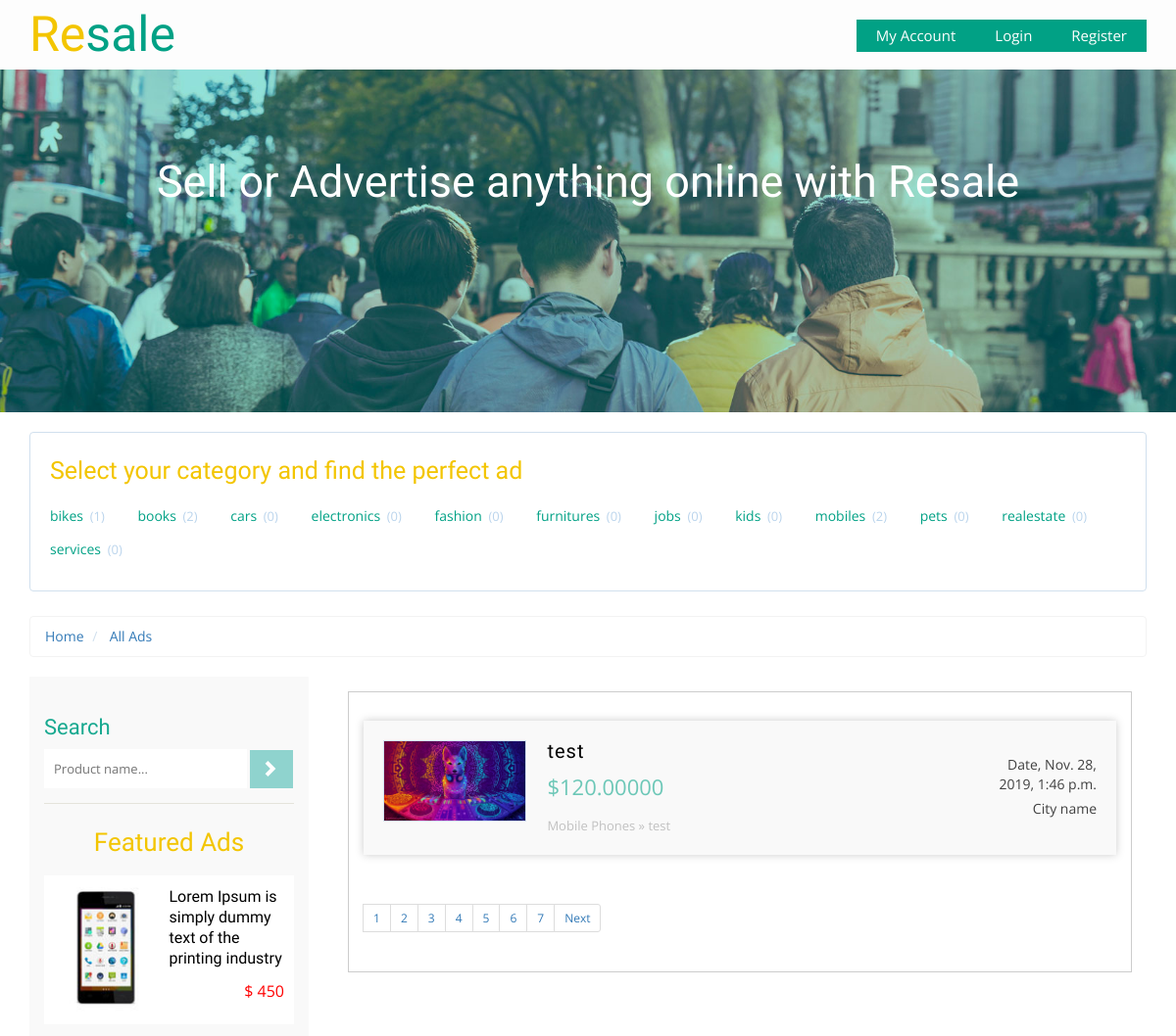
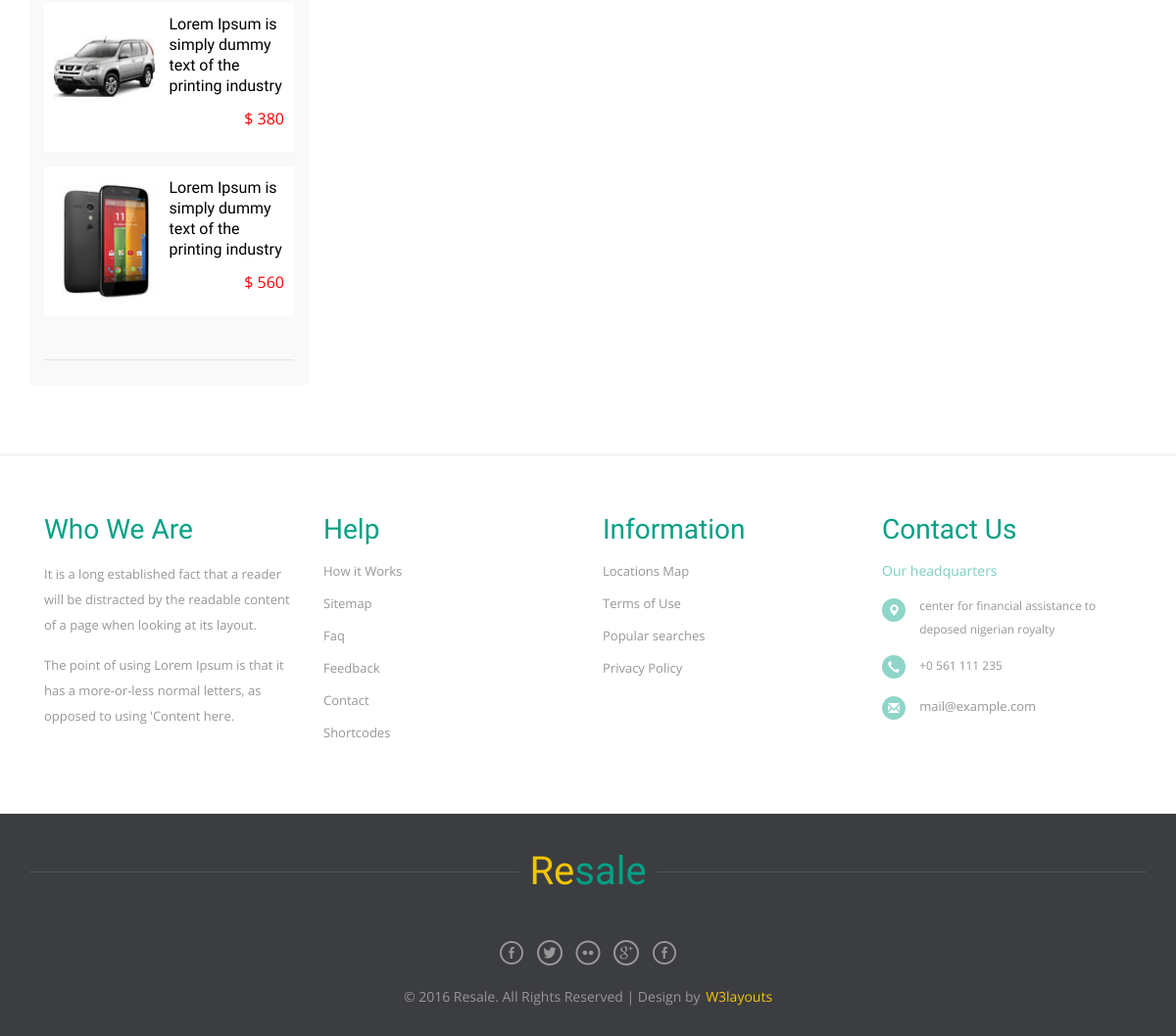
The app's page /product/ with its own data (2 pictures, top to bottom).
### product/models.py (models this page shows, shortened)
class Category(models.Model):
    category_name = models.CharField(max_length=50)
    image = models.ImageField(upload_to='category/' , blank=True , null=True)
    slug = models.SlugField(blank=True  , null=True)
    class Meta:
        verbose_name = 'category'
        verbose_name_plural = 'categories'
    def __str__(self):
        return self.category_name

class Product(models.Model):
    CONDITION_TYPE = (
        ("New" , "New") ,
        ("Used" , "Used")
    )
    name = models.CharField(max_length=100)
    owner = models.ForeignKey(User , on_delete=models.CASCADE)
    description = models.TextField(max_length=500)
    condition = models.CharField(max_length=100 , choices=CONDITION_TYPE)
    category = models.ForeignKey('Category' , on_delete=models.SET_NULL , null=True)
    brand = models.ForeignKey('Brand' , on_delete=models.SET_NULL , null=True)
    price = models.DecimalField(max_digits=10,decimal_places=5)
    image = models.ImageField(upload_to='main_product/' , blank=True , null=True)
    created = models.DateTimeField(default=timezone.now)
    slug = models.SlugField(blank=True  , null=True)

class Brand(models.Model):
    brand_name = models.CharField(max_length=50)
    class Meta:
        verbose_name = 'brand'
        verbose_name_plural = 'brands'
    def __str__(self):
        return self.brand_name

### product/views.py (the view, shortened to what this page needs)
# urls.py: path('' , views.productlist , name='product_list') ,
def productlist(request , category_slug=None):
    category = None
    productlist = Product.objects.all()
    categorylist = Category.objects.annotate(total_products=Count('product'))
    if category_slug :
        category = get_object_or_404(Category ,slug=category_slug)
        productlist = productlist.filter(category=category)
    search_query = request.GET.get('q')
    paginator = Paginator(productlist, 1) # Show 25 contacts per page
    page = request.GET.get('page')
    productlist = paginator.get_page(page)
    template = 'product/product_list.html'
    context = {'product_list' : productlist , 'category_list' : categorylist ,'category' : category }
    return render(request , template , context)

### templates/product/product_list.html (shortened to what this page needs)
{% extends 'base.html' %}
{% block body %}
<div class="total-ads main-grid-border">
	<div class="container">
		<br>
		<div class="all-categories">
			<h3> Select your category and find the perfect ad</h3>
			<ul class="all-cat-list">
				{% for category in category_list %}
				<li><a href="{% url 'category_page' category %}">{{category}} <span
							class="num-of-ads">({{category.total_products}})</span></a></li>
				{% endfor %}
			</ul>
		</div>
		<ol class="breadcrumb" style="margin-bottom: 5px;">
			<li><a href="/">Home</a></li>
			<li class="active"> <a href="{% url 'products:product_list' %}"> All Ads </a></li>
		</ol>
		<div class="ads-grid">
			<div class="side-bar col-md-3">
				<div class="search-hotel">
					<h3 class="sear-head">Search</h3>
					<form method="GET" action="{% url 'products:product_list' %}">
						<input type="text" placeholder="Product name..." name="q" required="">
						<input type="submit" value=" ">
					</form>
				</div>
				<div class="featured-ads">
					<h2 class="sear-head fer">Featured Ads</h2>
					<div class="featured-ad">
						<a href="single.html">
							<div class="featured-ad-left">
								<img src="images/f1.jpg" title="ad image" alt="" />
							</div>
							<div class="featured-ad-right">
								<h4>Lorem Ipsum is simply dummy text of the printing industry</h4>
								<p>$ 450</p>
							</div>
							<div class="clearfix"></div>
						</a>
					</div>
					<div class="featured-ad">
						<a href="single.html">
							<div class="featured-ad-left">
								<img src="images/f2.jpg" title="ad image" alt="" />
							</div>
							<div class="featured-ad-right">
								<h4>Lorem Ipsum is simply dummy text of the printing industry</h4>
								<p>$ 380</p>
							</div>
							<div class="clearfix"></div>
						</a>
					</div>
					<div class="featured-ad">
						<a href="single.html">
							<div class="featured-ad-left">
								<img src="images/f3.jpg" title="ad image" alt="" />
							</div>
							<div class="featured-ad-right">
								<h4>Lorem Ipsum is simply dummy text of the printing industry</h4>
								<p>$ 560</p>
							</div>
							<div class="clearfix"></div>
						</a>
					</div>
				</div>
			</div>
			<div class="ads-display col-md-9">
				<div class="wrapper">
					<div class="bs-example bs-example-tabs" role="tabpanel" data-example-id="togglable-tabs">
						<div id="myTabContent" class="tab-content">
							<div role="tabpanel" class="tab-pane fade in active" id="home" aria-labelledby="home-tab">
								<div>
									<div id="container">
										<ul class="list">
											{% for product in product_list %}
											<a href="{% url 'products:product_detail' product.slug %}">
												<li>
													<img src="{{product.image.url}}" title="" alt="" />
													<section class="list-left">
														<h5 class="title">{{product.name}}</h5>
														<span class="adprice">${{product.price}}</span>
														<p class="catpath">Mobile Phones » {{product.brand}}</p>
													</section>
													<section class="list-right">
														<span class="date">Date, {{product.created}}</span>
														<span class="cityname">City name</span>
													</section>
													<div class="clearfix"></div>
												</li>
											</a>
											{% endfor %}
										</ul>
									</div>
								</div>
							</div>
							{% if product_list.has_other_pages %}
							<ul class="pagination pagination-sm">
								{% for pages in product_list.paginator.page_range %}
								{% if product_list.number == pages %}
								<li><a href="#">{{pages}}</a></li>
								{% else %}
								<li><a href="?page={{pages}}">{{pages}}</a></li>
								{% endif %}
								{% endfor %}
								{% if product_list.has_next %}
								<li><a href="?page={{ product_list.next_page_number }}">Next</a></li>
								{% else %}
								<li class="disabled"></li>
								{% endif %}
							</ul>
							{% endif %}
						</div>
					</div>
				</div>
			</div>
			<div class="clearfix"></div>
		</div>
	</div>
</div>
{% endblock body %}

### records on screen
Category: category_name "bikes", total_products "1"
Category: category_name "books", total_products "2"
Category: category_name "cars", total_products "0"
Category: category_name "electronics", total_products "0"
Category: category_name "fashion", total_products "0"
Category: category_name "furnitures", total_products "0"
Category: category_name "jobs", total_products "0"
Category: category_name "kids", total_products "0"
Category: category_name "mobiles", total_products "2"
Category: category_name "pets", total_products "0"
Category: category_name "realestate", total_products "0"
Category: category_name "services", total_products "0"
Product: image (picture), name "test", price "120.00000", brand "test", created "Nov. 28, 2019, 1:46 p.m."

### other values on screen
{{ pages }} "1"
{{ pages }} "2" "3" "4" "5" "6" "7"
